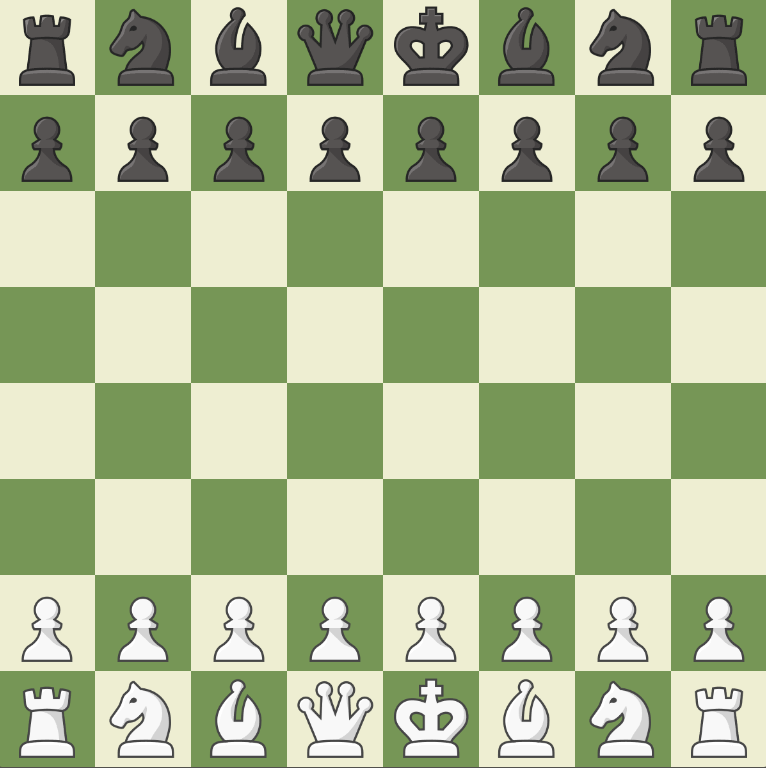
%> input picture src/img/c1.png, 766 x 768 px
$ octave --eval "result = getSquares(imread('img/c1.png'));"   (GNU Octave 9; MATLAB toolbox functions it lacks are replaced by stand-ins)
%> lines starting %> are read from the running program, lines starting %| are printed output that depends on the picture
function Squares=getSquares(img)


    % reads in the image
    % pads the image to allow detection of side borders
    board = padarray(img,[1 1],0,'both');
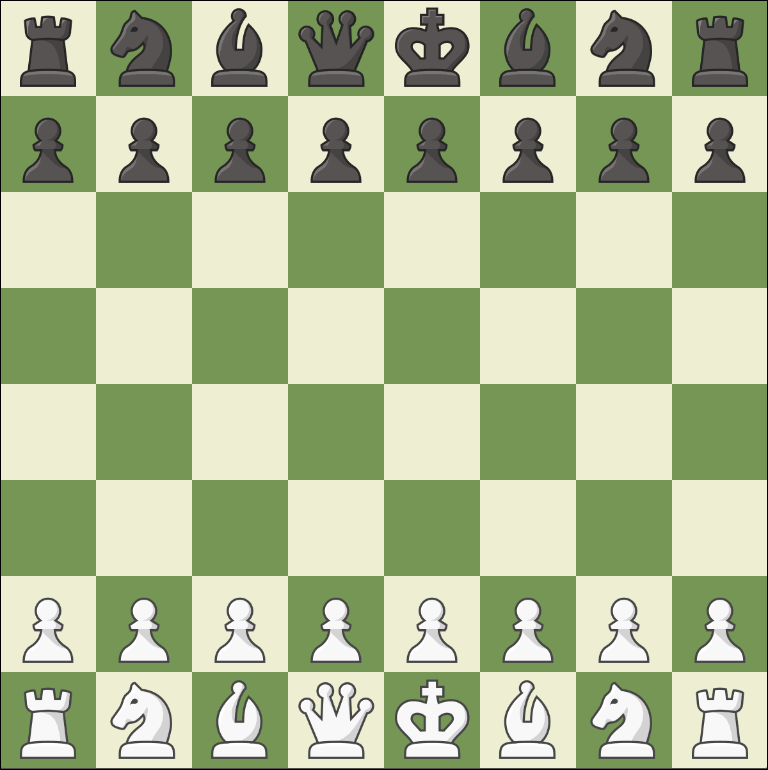
%> board: size 770x768x3 uint8; mean R, G, B 171.2, 184.7, 145.4

    grayBoard = rgb2gray(board); % converts to grayscale
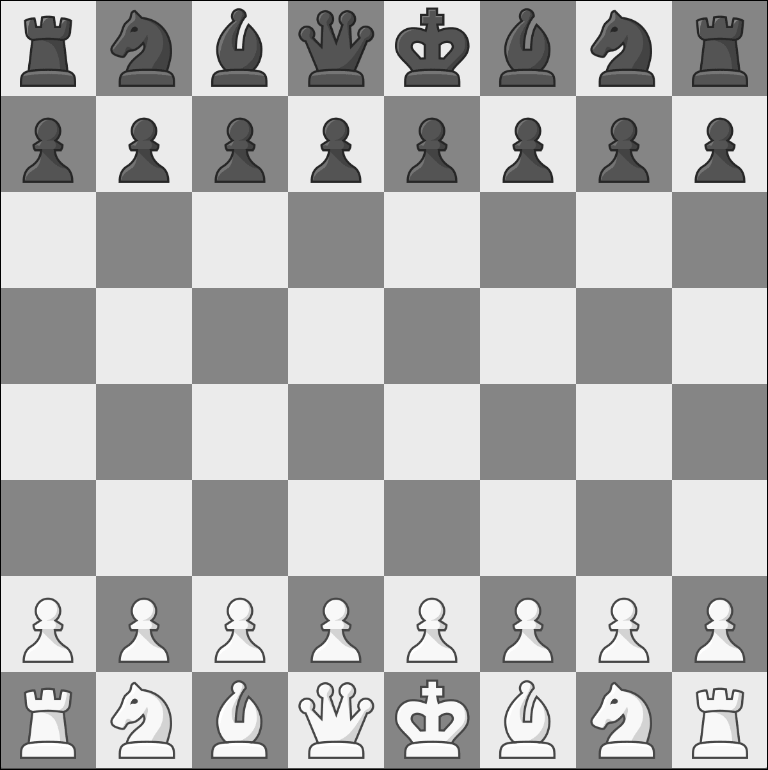
%> grayBoard: size 770x768 uint8; min 0, max 255, mean 176.2
    cannyEdges = edge(grayBoard, 'canny'); % Uses canny edge detection to identify the cells
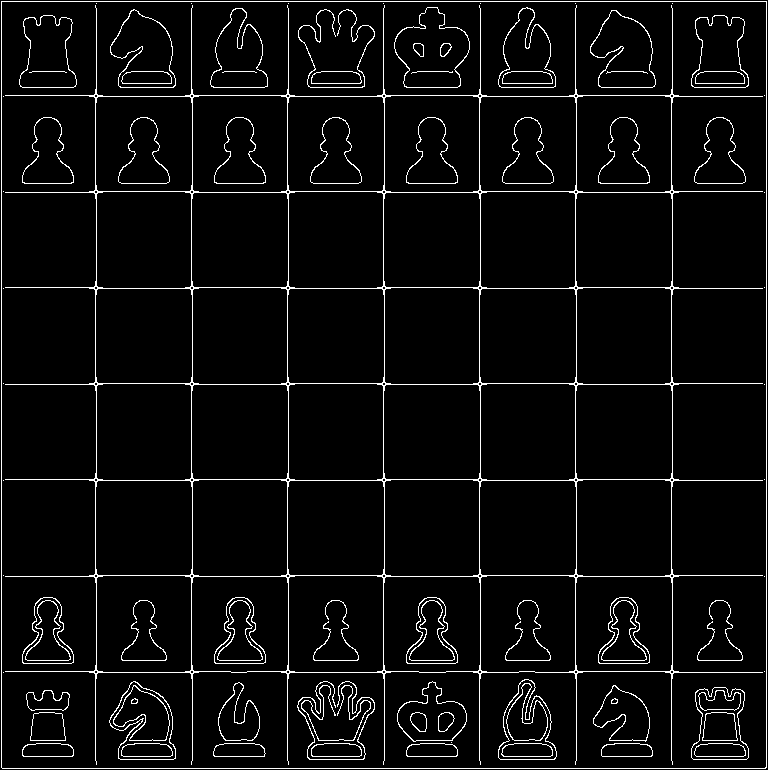
%> cannyEdges: size 770x768 logical; 4.7% white in thin lines or dots

    [H, theta, rho] = hough(cannyEdges); % Uses hough transform to
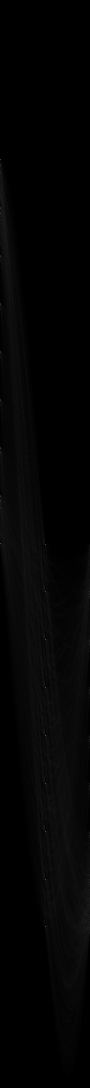
%> H: size 2175x180 double (shown at 1/2 size); min 0, max 767, mean 12.8; drawn with min black and max white
%> theta = 180 values from -90 to 89; rho = 2175 values from -1087 to 1087

    numPeaks = 18;
    peaks = houghpeaks(H, numPeaks,'Threshold',30);
%> peaks = 18 rows, first 12: [1089 91; 1854 91; 1087 1; 320 1; 416 1; 1001 1; 1184 91; 1279 91; 1376 91; 1471 91; 1568 91; 1663 91]

%> (the run ends here)

$ run again, on src/img/c2.png
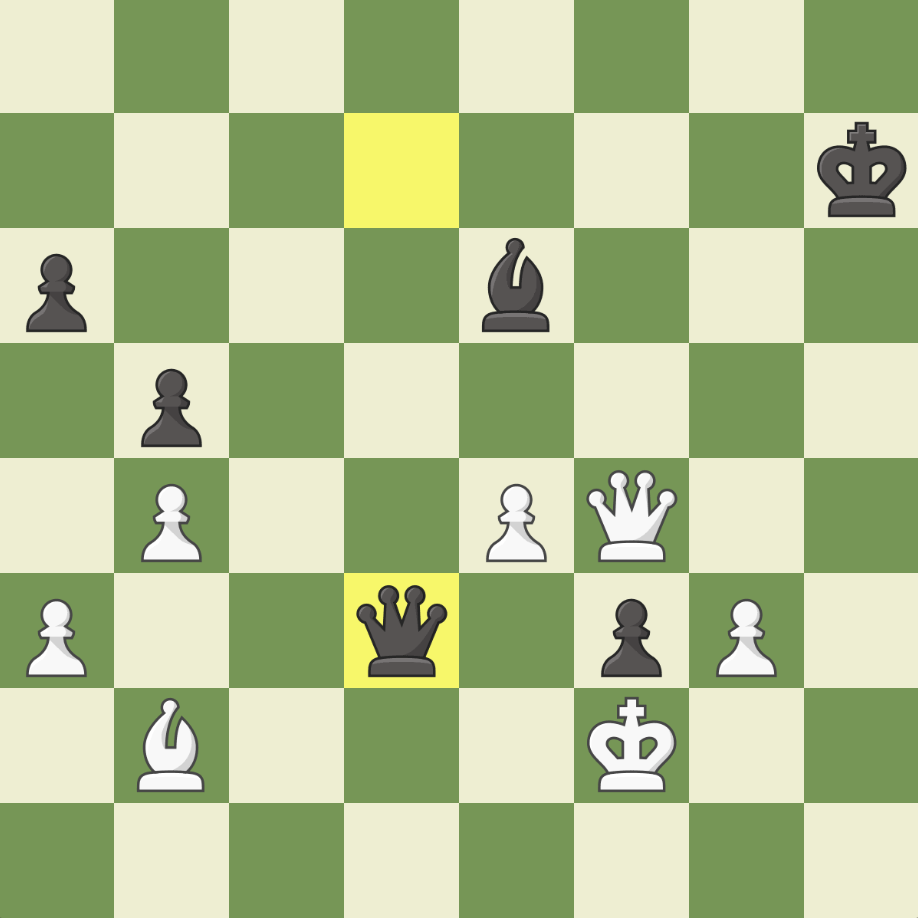
%> input picture src/img/c2.png, 918 x 918 px
%> in getSquares, `grayBoard = rgb2gray(board);`:
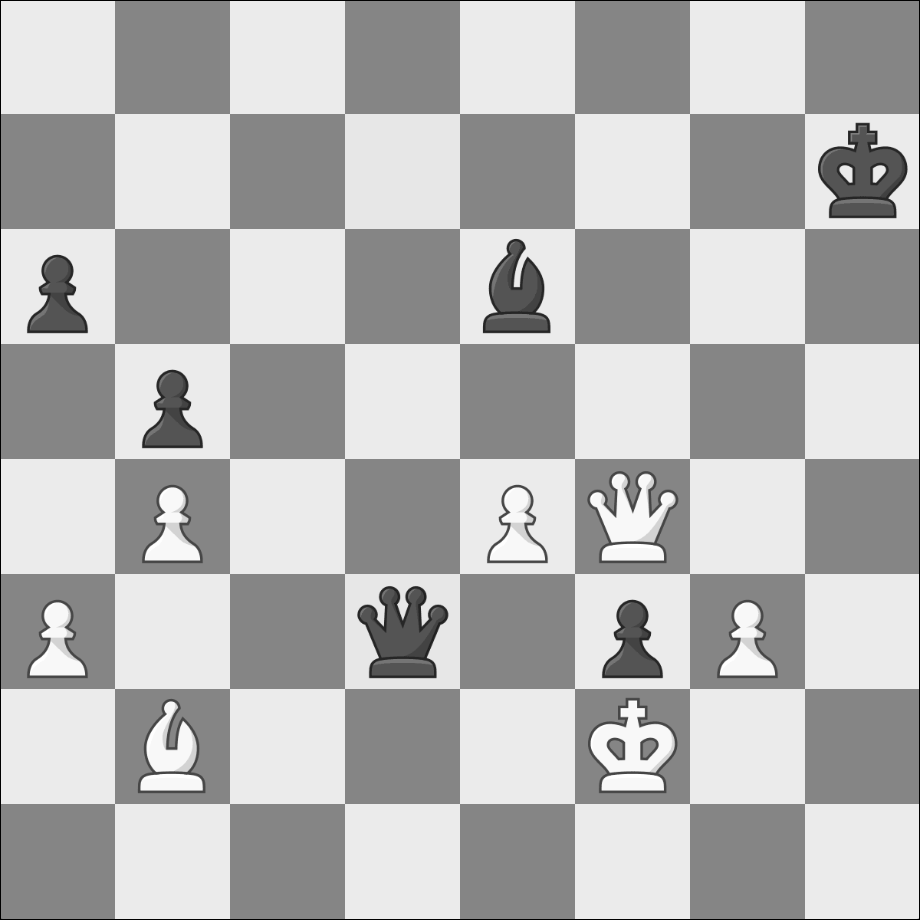
%> grayBoard: size 920x920 uint8; min 0, max 255, mean 180.4
%> in getSquares, `cannyEdges = edge(grayBoard, 'canny');`:
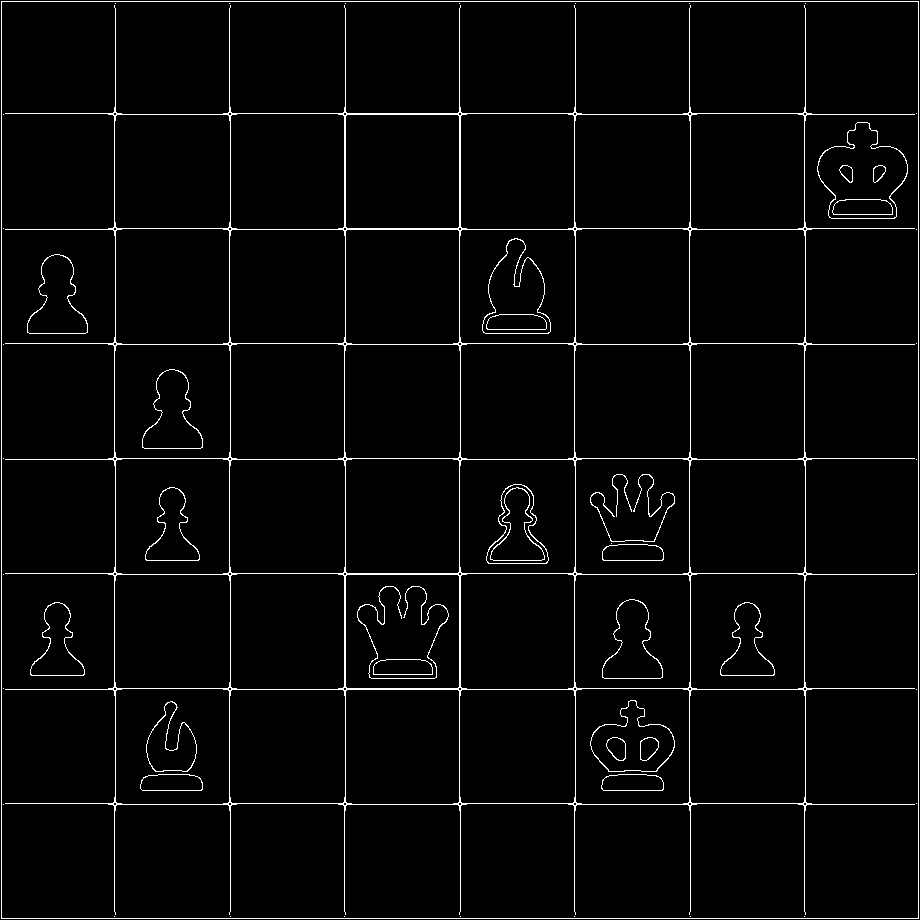
%> cannyEdges: size 920x920 logical; 2.9% white in thin lines or dots
%> theta = 180 values from -90 to 89; rho = 2601 values from -1300 to 1300
%> peaks = 18 rows, first 12: [383 1; 1300 1; 1302 91; 2219 91; 1646 91; 1760 91; 612 1; 728 1; 1072 1; 1188 1; 1415 91; 1531 91]
